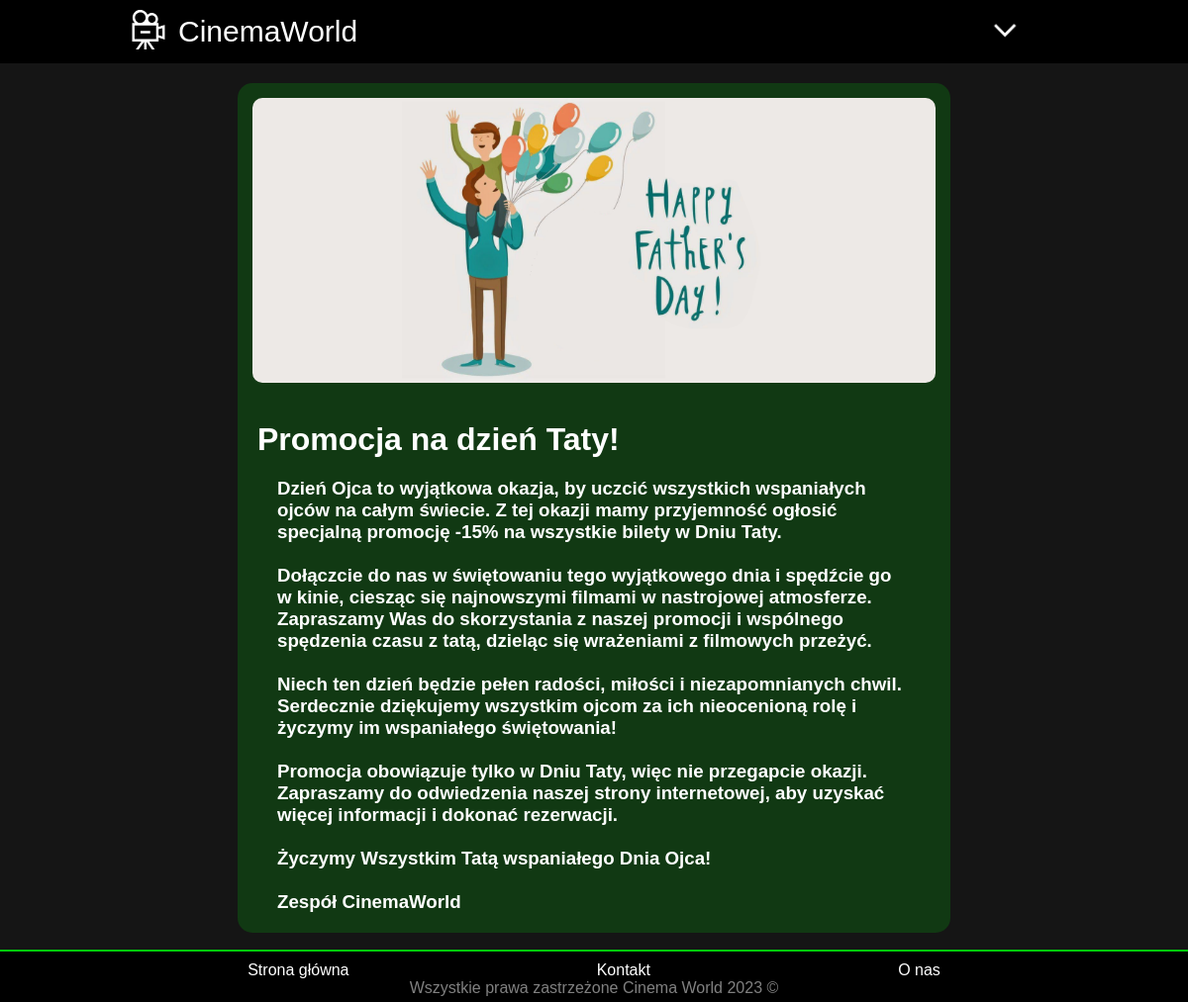
/promotion=1, run on the app's committed database.
### CinemaSite/models.py (models this page shows, shortened)
class Banner(models.Model):
    image = models.ImageField(upload_to=get_banner_directory, null=True, blank=True, max_length=512)
    movie = models.ForeignKey(Movie, on_delete=models.CASCADE, null=True, blank=True)
    promotion = models.ForeignKey(Promotion, on_delete=models.CASCADE, null=True, blank=True)

class Promotion(models.Model):
    name = models.CharField(max_length=64)
    movies = models.ManyToManyField(Movie, blank=True, null=True)
    start_date = models.DateTimeField(null=True, blank=True)
    end_date = models.DateTimeField(null=True, blank=True)
    discount_multiplier = models.DecimalField(max_digits=2, decimal_places=2, null=True,
                                                                    blank=True, validators=[MinValueValidator(0),
                                                                                            MaxValueValidator(1.00)])
    category = models.ForeignKey(MovieCategory, on_delete=models.CASCADE, null=True, blank=True)
    seat_count = models.IntegerField(null=True, blank=True)
    description = models.TextField(max_length=2048, blank=True)

### CinemaSite/views.py (the view)
# urls.py: path('promotion=<int:promotion_id>', views.promotion_details, name="promotion"),
def promotion_details(request, promotion_id):
    promotion = Promotion.objects.filter(pk=promotion_id)
    promotion_banner_img = Banner.objects.filter(promotion=promotion_id)
    return render(request,
                  "main-site/promotion.html",
                  context={
                      "current_user": request.user,
                      "promotion": promotion[0],
                      "banner": promotion_banner_img[0],
                  })

### CinemaSite/templates/main-site/promotion.html (shortened to what this page needs)
<!DOCTYPE html>
<html lang="pl" xmlns="http://www.w3.org/1999/html">
<head>
    {% load static %}
    <link rel="stylesheet" type="text/css" href="{% static 'common.css' %}">
    <link rel="stylesheet" type="text/css" href="{% static 'main-site/promotion.css' %}">
</head>
<body>
<div id="page-container">
    <div id="page-container-wrap">
        <div class="navbar-container-wrapper">
            <div class="navbar-container-compact">
                <a href="{% url 'home' %}" title="Strona główna">
                    <div class="logo-container-compact">
                        <div style="padding: 10px">
                            <img src="{% static 'resources/logo.svg' %}" height="40">
                        </div>
                        <div style="font-size: 30px;">
                            CinemaWorld
                        </div>
                    </div>
                </a>
                <label for="menu-toggle" class="menu-icon"></label>
            </div>
        </div>
        <div class="promotion-wrapper">
            <div class="promotion-img">
                <img src="{{ banner.image.url }}">
            </div>
            <div class="promotion-data">
                <h1>{{ promotion.name }}!</h1>
                <h3>{{ promotion.description|linebreaks }}</h3>
            </div>
        </div>
    </div>
    <footer id="footer">
        <div class="menu-container2">
            <ul class="menu-list2">
                <a href="{% url 'home' %}" title="">
                    <li class="menu-list-item2">Strona główna</li>
                </a>
                <a href="{% url 'contact' %}" title="">
                    <li class="menu-list-item2">Kontakt</li>
                </a>
                <a href="{% url 'about_us' %}" title="">
                    <li class="menu-list-item2">O nas</li>
                </a>
            </ul>
        </div>
        Wszystkie prawa zastrzeżone Cinema World 2023 &copy;
    </footer>
</div>
</body>
</html>

### CinemaSite/static/common.css (style rules this page uses)
html { overflow-x: hidden; }
a { text-decoration: none; color: black; }
body { background-color: #151515; font-family: "Sen", sans-serif; }
* { margin: 0; padding: 0; box-sizing: border-box; }
#page-container { position: relative; min-height: 100vh; }
#page-container-wrap { padding-bottom: 50px; }
#footer { padding-top: 10px; padding-bottom: 5px; border-top-style: solid; border-top-color: rgba(0, 201, 11, 255); border-top-width: 2px; background-color: black; position: absolute; bottom: 0; width: 100%; text-align: center; color: grey; }
.menu-container2 { display: flex; justify-content: space-evenly; align-items: center; width: 100%; }
.menu-list2 { display: flex; justify-content: space-evenly; align-items: center; list-style: none; width: 100%; }
#footer a { color: white; }
.navbar-container-wrapper { position: sticky; top: 0; width: 100%; margin: auto; background-color: black; z-index: 100; }
.navbar-container-compact { display: flex; width: clamp(490px, 80%, 80%); margin: auto; justify-content: space-between; align-items: center; position: relative; }
.logo-container-compact { display: none; align-items: center; color: white; }
@media (max-width: 1200px) { .navbar-container-compact { display: flex; } }
@media (max-width: 1200px) { .logo-container-compact { display: flex; } }
@media (max-width: 1200px) { .menu-icon { display: block; width: 30px; height: 30px; margin-right: 50px; background-image: url('resources/menu-icon.png'); background-size: cover; cursor: pointer; } }

### CinemaSite/static/main-site/promotion.css (style rules this page uses)
.promotion-wrapper { width: clamp(490px, 60%, 60%); margin: 20px auto auto; background-color: rgba(0,201,11,0.2); border-radius: 15px; }
.promotion-img img { width: 100%; padding: 15px; border-radius: 25px; }
.promotion-data { color: white; padding: 20px; margin: auto auto 20px; }
.promotion-data h3 { margin: 20px 20px 0 20px; }

### data on the page
Banner: image (picture)
Promotion: name "Promocja na dzień Taty", description "Dzień Ojca to wyjątkowa okazja, by uczcić wszystkich wspaniałych ojców na całym świecie. Z tej okazji mamy przyjemność ogłosić specjalną promocję -15% na wszystkie bilety w Dniu Taty. Dołączcie do nas w świętowaniu tego wyjątkowego dnia i spędźcie go w kinie, ciesząc się najnowszymi filmami w nastrojowej atmosferze. Zapraszamy Was do skorzystania z naszej promocji i wspólnego spędzenia czasu z tatą, dzieląc się wrażeniami z filmowych przeżyć. Niech ten dzień będzie pełen radości, miłości i niezapomnianych chwil. Serdecznie dziękujemy wszystkim ojcom za ich nieocenioną rolę i życzymy im wspaniałego świętowania! Promocja obowiązuje tylko w Dniu Taty, więc nie przegapcie okazji. Zapraszamy do…"
